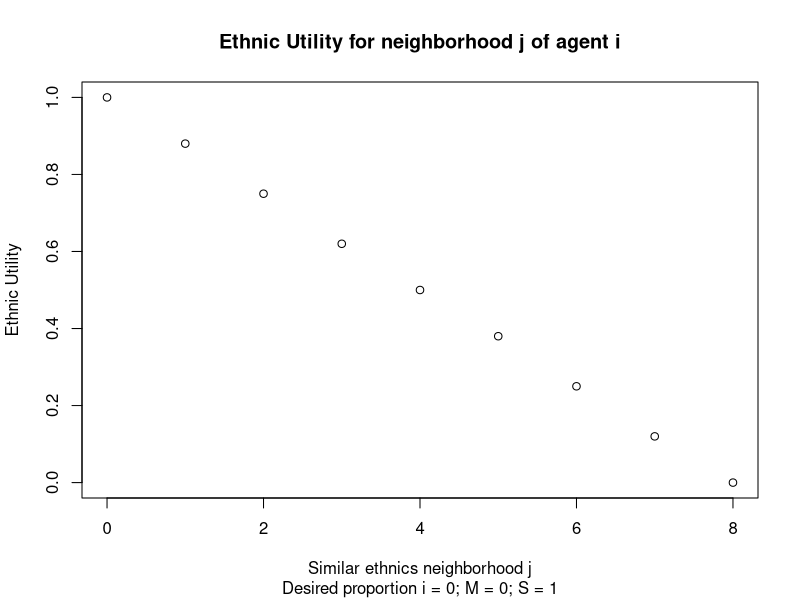
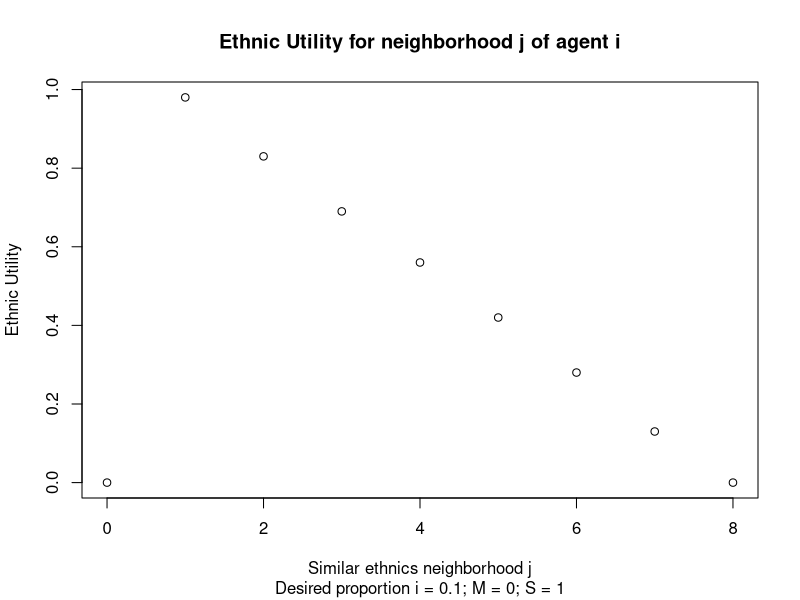
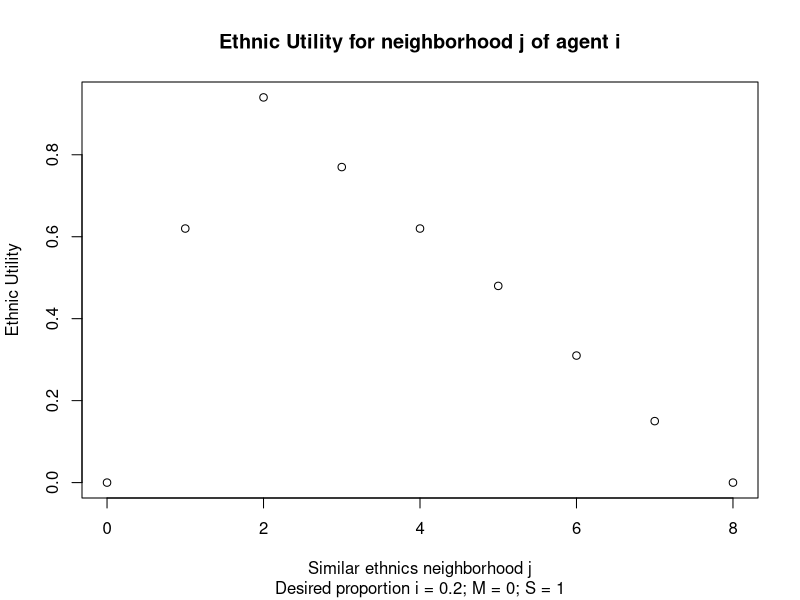
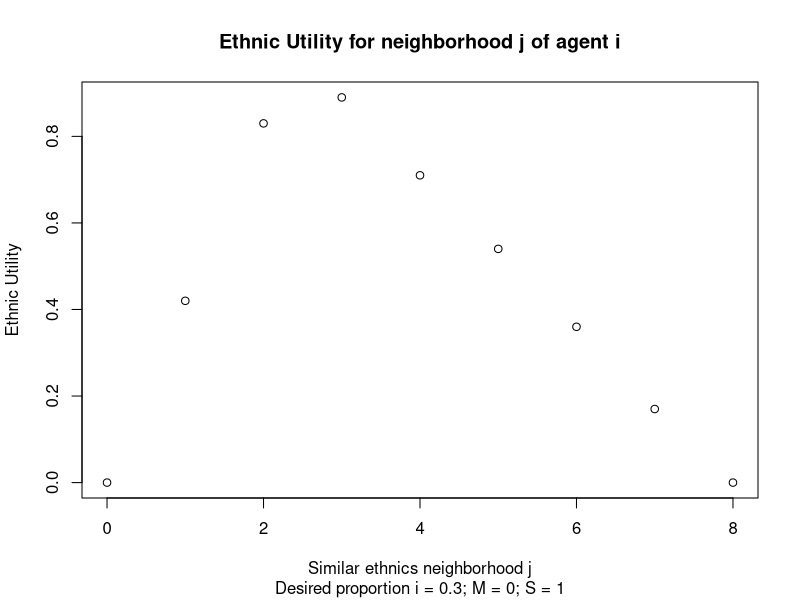
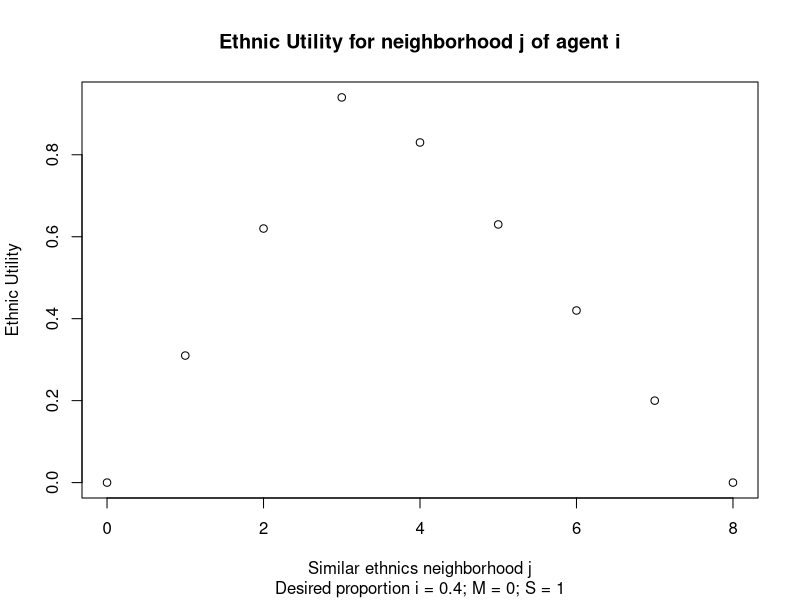
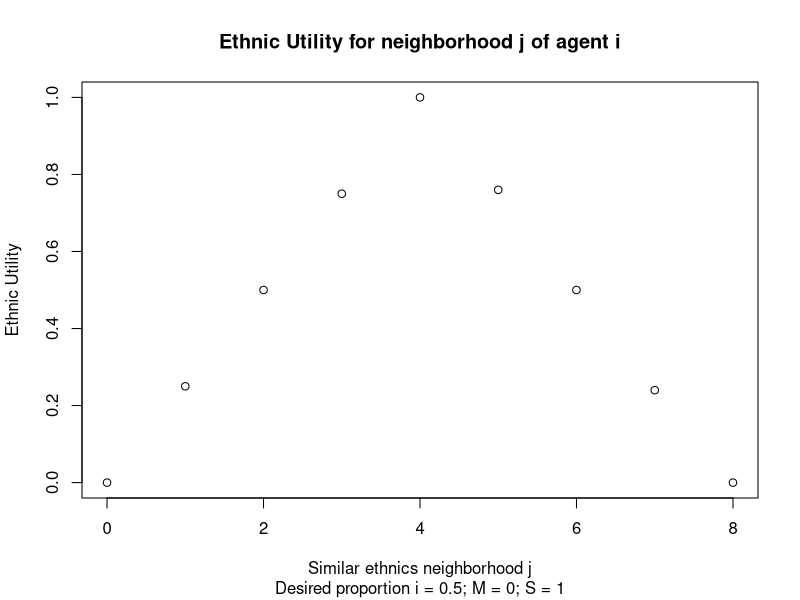
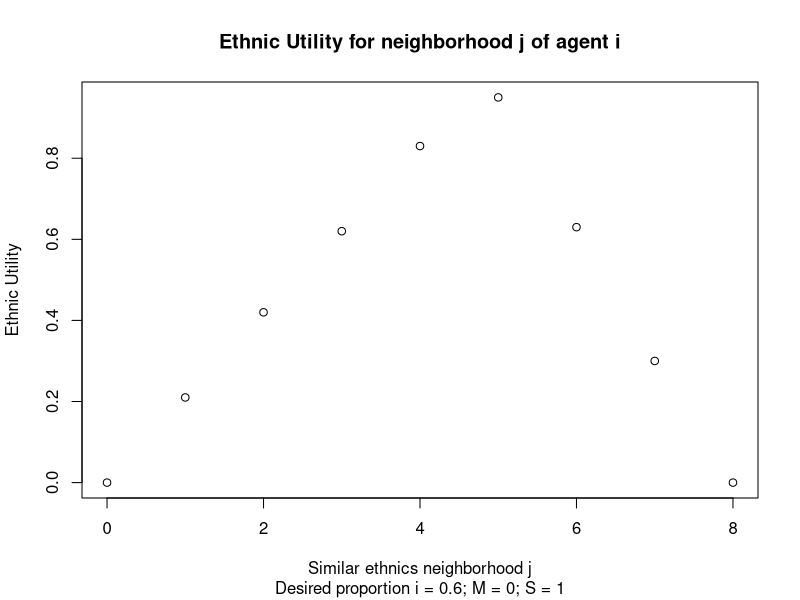
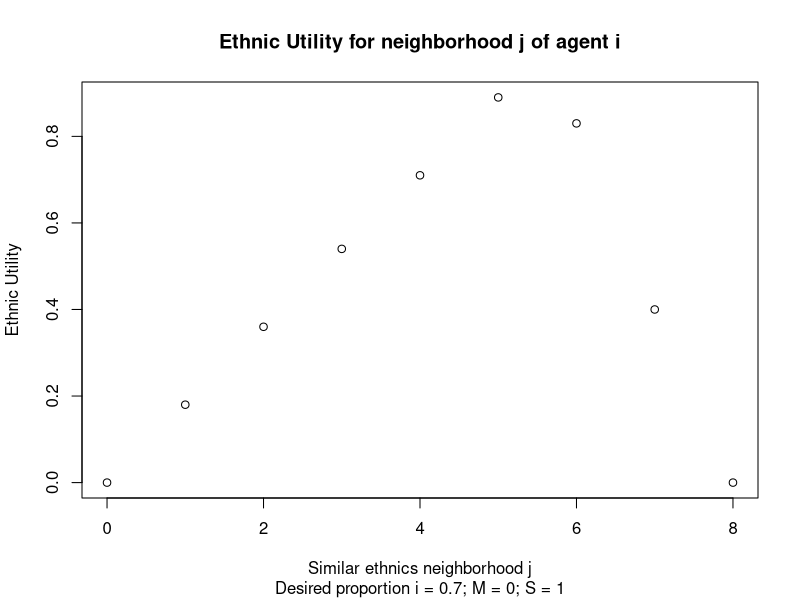

Write R code to recreate these figures, in order.
## ---- chunk 1
knitr::opts_chunk$set(echo = TRUE, fig.lp="fig:")

library(Hmisc)

# v_w <- 1 - e_w

f_eth <- function(i_e,M,x,n,S){
  if (x > n){
    U <- NA}else{
  if (x < round(n*i_e,digits = 2)){
   U <- (x / round((n*i_e),digits = 2)) * S
    }else if (x > round((n*i_e),digits = 2)){
      U <- M + ((1- round((x/n),digits = 2))*(1-M))/(1-i_e)
    }else{
        U <- 1}
  round(U,digits = 2)
    }
}

f_val <- function(e_w,ew_ng,M,i_v,S){
  if (round(abs(e_w-ew_ng), digits=2) <= i_v) {
    U <- 1
    }else{
      U <- (M + ((1-(round(abs(e_w-ew_ng), digits=2)))*(1-M))/(1-i_v)) * S
    }
  round(U,digits = 2)
}



# install.packages("tinytex", repos = "https://cloud.r-project.org" ) if debug needed?

## ---- chunk 2


# f2 <- function(p,M,x,n,S)

#i_e = 0.5
M = 0
S = 1
n = 8

for (i_e in seq (0.0,1.0, by = 0.1)){
  
f0m <- f_eth(i_e,M,0,n,S)
f1m <- f_eth(i_e,M,1,n,S)
f2m <- f_eth(i_e,M,2,n,S)
f3m <- f_eth(i_e,M,3,n,S)
f4m <- f_eth(i_e,M,4,n,S)
f5m <- f_eth(i_e,M,5,n,S)
f6m <- f_eth(i_e,M,6,n,S)
f7m <- f_eth(i_e,M,7,n,S)
f8m <- f_eth(i_e,M,8,n,S)

num_sim_col <- seq(0, 8, by = 1)
Utility_E <- c(f0m,f1m,f2m,f3m,f4m,f5m,f6m,f7m,f8m)
name_E <- paste0("Desired proportion i = ",i_e,"; M = ",M,"; S = ",S)

plot(num_sim_col,Utility_E, xlab = "Similar ethnics neighborhood j", ylab = "Ethnic Utility",  main = "Ethnic Utility for neighborhood j of agent i",  sub = name_E)

report_E <- paste0("M = ",M,"; S = ",S,"; Desired proportion i = ",i_e,"; Similar ethnics neighborhood j = ", seq(0, 8, by = 1), "; Utility ij = ", Utility_E)

print(report_E)

}
## ---- chunk 3


i_v <- 0
S  <- 1
M <- 0


#  f_dist <- (o,ot,M,i,S)

for (e_w in seq (0.0,1.0, by = 0.1)){

fv0d2 <- f_val(e_w,0,M,i_v,S)
fv1d2 <- f_val(e_w,0.1,M,i_v,S)
fv2d2 <- f_val(e_w,0.2,M,i_v,S)
fv3d2 <- f_val(e_w,0.3,M,i_v,S)
fv4d2 <- f_val(e_w,0.4,M,i_v,S)
fv5d2 <- f_val(e_w,0.5,M,i_v,S)
fv6d2 <- f_val(e_w,0.6,M,i_v,S)
fv7d2 <- f_val(e_w,0.7,M,i_v,S)
fv8d2 <- f_val(e_w,0.8,M,i_v,S)
fv9d2 <- f_val(e_w,0.9,M,i_v,S)
fv10d2 <- f_val(e_w,1.0,M,i_v,S)

value_mean_neighborhood <- seq(0.0, 1.0, by = 0.1)
Utility_V <- c(fv0d2,fv1d2,fv2d2,fv3d2,fv4d2,fv5d2,fv6d2,fv7d2,fv8d2,fv9d2,fv10d2)
name_V <- paste0("Ethnic weight i = ", e_w,"; desired distance i = ",i_v,"; M = ",M,"; S = ",S)

plot(value_mean_neighborhood,Utility_V, xlab = "Mean ethnic weight neighborhood j", ylab = "Value Utility",  main = "Value Utility for neighborhood j of agent i",  sub = name_V)

report_v <- paste0(name_V,"; Mean ethnic weight j = ", seq(0.0, 1.0, by = 0.1), "; Utility ij = ", Utility_V)

print(report_v)


}

## ---- chunk 4

# prob <- function(e_w,v_w,d_u_e,d_u_v){1 / (1 + exp(-e_w*(d_u_e)) + exp(-v_w*(d_u_v)))}

# Make: foreach d_u_e [0-1], v_u_e spans within each [0-1]

prob <- function(d_u_e,d_u_v,par_e,par_v){round(1 / (1 + exp(-par_e*(d_u_e) + (-par_v*(d_u_v)))),digits= 2)}


e_w <- 0.2
v_w <- (1 - e_w)


par_e <- 0
par_v <- 10-par_e

d_u_e <- -1

  dis_0   <- prob(d_u_e,0.0,par_e,par_v)
  dis_0.1 <- prob(d_u_e,0.1,par_e,par_v)
  dis_0.2 <- prob(d_u_e,0.2,par_e,par_v)
  dis_0.3 <- prob(d_u_e,0.3,par_e,par_v)
  dis_0.4 <- prob(d_u_e,0.4,par_e,par_v)
  dis_0.5 <- prob(d_u_e,0.5,par_e,par_v)
  dis_0.6 <- prob(d_u_e,0.6,par_e,par_v)
  dis_0.7 <- prob(d_u_e,0.7,par_e,par_v)
  dis_0.8 <- prob(d_u_e,0.8,par_e,par_v)
  dis_0.9 <- prob(d_u_e,0.9,par_e,par_v)
  dis_1   <- prob(d_u_e,1.0,par_e,par_v)
  dis_0.1neg <- prob(d_u_e,-0.1,par_e,par_v)
  dis_0.2neg <- prob(d_u_e,-0.2,par_e,par_v)
  dis_0.3neg <- prob(d_u_e,-0.3,par_e,par_v)
  dis_0.4neg <- prob(d_u_e,-0.4,par_e,par_v)
  dis_0.5neg <- prob(d_u_e,-0.5,par_e,par_v)
  dis_0.6neg <- prob(d_u_e,-0.6,par_e,par_v)
  dis_0.7neg <- prob(d_u_e,-0.7,par_e,par_v)
  dis_0.8neg <- prob(d_u_e,-0.8,par_e,par_v)
  dis_0.9neg <- prob(d_u_e,-0.9,par_e,par_v)
  dis_1neg   <- prob(d_u_e,-1.0,par_e,par_v)
  
  
  
  
  value_difference <- seq(-1.0,1.0, by = 0.1)
  prob_choice <- c(dis_1neg,dis_0.9neg,dis_0.8neg,dis_0.7neg,dis_0.6neg,dis_0.5neg,dis_0.4neg,dis_0.3neg,dis_0.2neg,dis_0.1neg,dis_0,dis_0.1,dis_0.2,dis_0.3,dis_0.4,dis_0.5,dis_0.6,dis_0.7,dis_0.8,dis_0.9,dis_1)
  
  name_diff <- paste0("Ethnic Difference New - Old = ",d_u_e,"Ethnic parameter = ", par_e, "Value parameter = ", par_v, 
                      "\r\n Utility Difference -1 = MIN Utility Alternative, 1 = MAX Utility Alternative")
  
plot(value_difference,prob_choice,xlab = "Value Difference Alternative - Current \r\n",ylab = "probability to choose alternative", main = "Probability to choose alternative", sub = name_diff)
  
## ---- chunk 5

# f0t6 <- f(0.5,0.6,0,6)
# f1t6 <- f(0.5,0.6,1,6)
# f2t6<- f(0.5,0.6,2,6)
# f3t6 <- f(0.5,0.6,3,6)
# f4t6 <- f(0.5,0.6,4,6)
# f5t6 <- f(0.5,0.6,5,6)
# f6t6 <- f(0.5,0.6,6,6)

# utilityt6 <- c(f0t6,f1t6,f2t6,f3t6,f4t6,f5t6,f6t6)
# concentrationt6 <- c(0:6)


# print(utilityt8)
# plot(concentrationt6,utilityt6)

## ---- chunk 6



# f0m <- f(0.5,1,0,8)
# f1m <- f(0.5,1,1,8)
# f2m <- f(0.5,1,2,8)
# f3m <- f(0.5,1,3,8)
# f4m <- f(0.5,1,4,8)
# f5m <- f(0.5,1,5,8)
# f6m <- f(0.5,1,6,8)
# f7m <- f(0.5,1,7,8)
# f8m <- f(0.5,1,8,8)

# utility_Moore <- c(f0m,f1m,f2m,f3m,f4m,f5m,f6m,f7m,f8m)
# concentrationm <- c(0:8)


# print(utilitym)
# plot(concentrationm,utility_Moore)
## ---- chunk 7



# f0m <- f(0.5,0,0,8)
# f1m <- f(0.5,0,1,8)
# f2m <- f(0.5,0,2,8)
# f3m <- f(0.5,0,3,8)
# f4m <- f(0.5,0,4,8)
# f5m <- f(0.5,0,5,8)
# f6m <- f(0.5,0,6,8)
# f7m <- f(0.5,0,7,8)
# f8m <- f(0.5,0,8,8)

# utility_Moore <- c(f0m,f1m,f2m,f3m,f4m,f5m,f6m,f7m,f8m)
# concentrationm <- c(0:8)


# print(utilitym)
# plot(concentrationm,utility_Moore)
